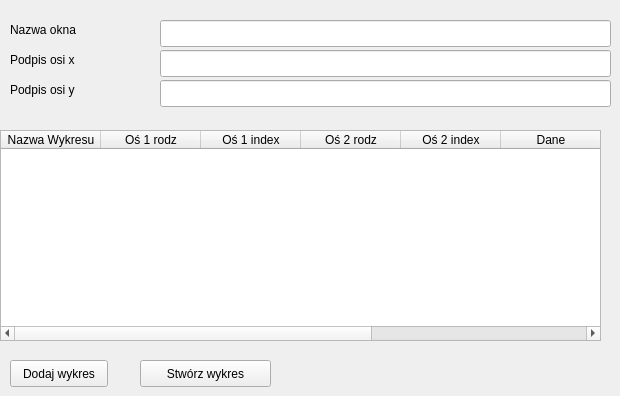
        <widget class="QWidget" name="tab_17">
         <attribute name="title">
          <string>Wykresy</string>
         </attribute>
         <widget class="QTableWidget" name="plotTableGGA">
          <property name="geometry">
           <rect>
            <x>0</x>
            <y>130</y>
            <width>601</width>
            <height>211</height>
           </rect>
          </property>
          <column>
           <property name="text">
            <string>Nazwa Wykresu</string>
           </property>
          </column>
          <column>
           <property name="text">
            <string>Oś 1 rodz</string>
           </property>
          </column>
          <column>
           <property name="text">
            <string>Oś 1 index</string>
           </property>
          </column>
          <column>
           <property name="text">
            <string>Oś 2 rodz</string>
           </property>
          </column>
          <column>
           <property name="text">
            <string>Oś 2 index</string>
           </property>
          </column>
          <column>
           <property name="text">
            <string>Dane</string>
           </property>
          </column>
          <column>
           <property name="text">
            <string>Wzor</string>
           </property>
          </column>
          <column>
           <property name="text">
            <string>Kolor</string>
           </property>
          </column>
         </widget>
         <widget class="QPushButton" name="bDodajWykres">
          <property name="enabled">
           <bool>true</bool>
          </property>
          <property name="geometry">
           <rect>
            <x>10</x>
            <y>360</y>
            <width>98</width>
            <height>27</height>
           </rect>
          </property>
          <property name="text">
           <string>Dodaj wykres</string>
          </property>
         </widget>
         <widget class="QPushButton" name="stworzWykresyGGA">
          <property name="geometry">
           <rect>
            <x>140</x>
            <y>360</y>
            <width>131</width>
            <height>27</height>
           </rect>
          </property>
          <property name="text">
           <string>Stwórz wykres</string>
          </property>
         </widget>
         <widget class="QLineEdit" name="nazwaOkna2DGGA">
          <property name="geometry">
           <rect>
            <x>160</x>
            <y>20</y>
            <width>451</width>
            <height>27</height>
           </rect>
          </property>
         </widget>
         <widget class="QLineEdit" name="podpisOsiY2DGGA">
          <property name="geometry">
           <rect>
            <x>160</x>
            <y>80</y>
            <width>451</width>
            <height>27</height>
           </rect>
          </property>
         </widget>
         <widget class="QLabel" name="label_59">
          <property name="geometry">
           <rect>
            <x>10</x>
            <y>50</y>
            <width>91</width>
            <height>20</height>
           </rect>
          </property>
          <property name="text">
           <string>Podpis osi x</string>
          </property>
         </widget>
         <widget class="QLineEdit" name="podpisOsiX2DGGA">
          <property name="geometry">
           <rect>
            <x>160</x>
            <y>50</y>
            <width>451</width>
            <height>27</height>
           </rect>
          </property>
         </widget>
         <widget class="QLabel" name="label_60">
          <property name="geometry">
           <rect>
            <x>10</x>
            <y>20</y>
            <width>91</width>
            <height>20</height>
           </rect>
          </property>
          <property name="text">
           <string>Nazwa okna</string>
          </property>
         </widget>
         <widget class="QLabel" name="label_61">
          <property name="geometry">
           <rect>
            <x>10</x>
            <y>80</y>
            <width>91</width>
            <height>20</height>
           </rect>
          </property>
          <property name="text">
           <string>Podpis osi y</string>
          </property>
         </widget>
        </widget>
